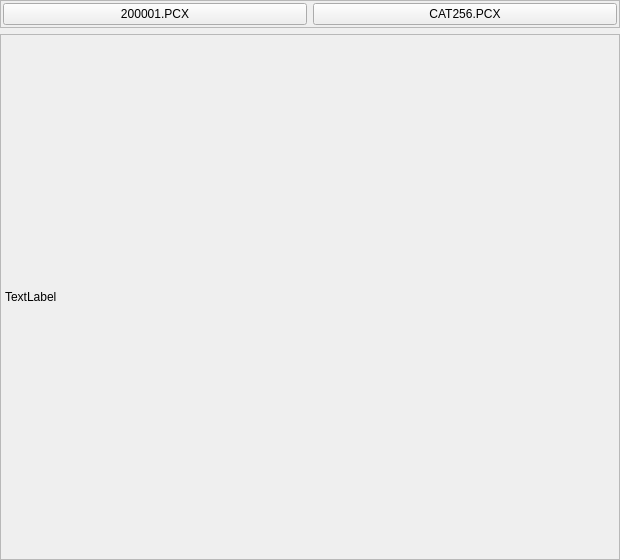
<?xml version="1.0" encoding="UTF-8"?>
<ui version="4.0">
 <class>MainWindow</class>
 <widget class="QMainWindow" name="MainWindow">
  <property name="geometry">
   <rect>
    <x>0</x>
    <y>0</y>
    <width>620</width>
    <height>560</height>
   </rect>
  </property>
  <property name="windowTitle">
   <string>MainWindow</string>
  </property>
  <widget class="QWidget" name="centralWidget">
   <layout class="QVBoxLayout" name="verticalLayout">
    <property name="leftMargin">
     <number>0</number>
    </property>
    <property name="topMargin">
     <number>0</number>
    </property>
    <property name="rightMargin">
     <number>0</number>
    </property>
    <property name="bottomMargin">
     <number>0</number>
    </property>
    <item>
     <widget class="QFrame" name="frame">
      <property name="sizePolicy">
       <sizepolicy hsizetype="Preferred" vsizetype="Maximum">
        <horstretch>0</horstretch>
        <verstretch>0</verstretch>
       </sizepolicy>
      </property>
      <property name="frameShape">
       <enum>QFrame::StyledPanel</enum>
      </property>
      <property name="frameShadow">
       <enum>QFrame::Raised</enum>
      </property>
      <layout class="QHBoxLayout" name="horizontalLayout">
       <property name="leftMargin">
        <number>2</number>
       </property>
       <property name="topMargin">
        <number>2</number>
       </property>
       <property name="rightMargin">
        <number>2</number>
       </property>
       <property name="bottomMargin">
        <number>2</number>
       </property>
       <item>
        <widget class="QPushButton" name="pushButton_num">
         <property name="text">
          <string>200001.PCX</string>
         </property>
        </widget>
       </item>
       <item>
        <widget class="QPushButton" name="pushButton_cat">
         <property name="text">
          <string>CAT256.PCX</string>
         </property>
        </widget>
       </item>
      </layout>
     </widget>
    </item>
    <item>
     <widget class="QFrame" name="frame_2">
      <property name="frameShape">
       <enum>QFrame::StyledPanel</enum>
      </property>
      <property name="frameShadow">
       <enum>QFrame::Raised</enum>
      </property>
      <layout class="QVBoxLayout" name="verticalLayout_2">
       <property name="leftMargin">
        <number>4</number>
       </property>
       <property name="topMargin">
        <number>4</number>
       </property>
       <property name="rightMargin">
        <number>4</number>
       </property>
       <property name="bottomMargin">
        <number>4</number>
       </property>
       <item>
        <widget class="QLabel" name="label">
         <property name="text">
          <string>TextLabel</string>
         </property>
        </widget>
       </item>
      </layout>
     </widget>
    </item>
   </layout>
  </widget>
  <widget class="QMenuBar" name="menuBar">
   <property name="geometry">
    <rect>
     <x>0</x>
     <y>0</y>
     <width>620</width>
     <height>26</height>
    </rect>
   </property>
  </widget>
 </widget>
 <layoutdefault spacing="6" margin="11"/>
 <resources/>
 <connections/>
</ui>
